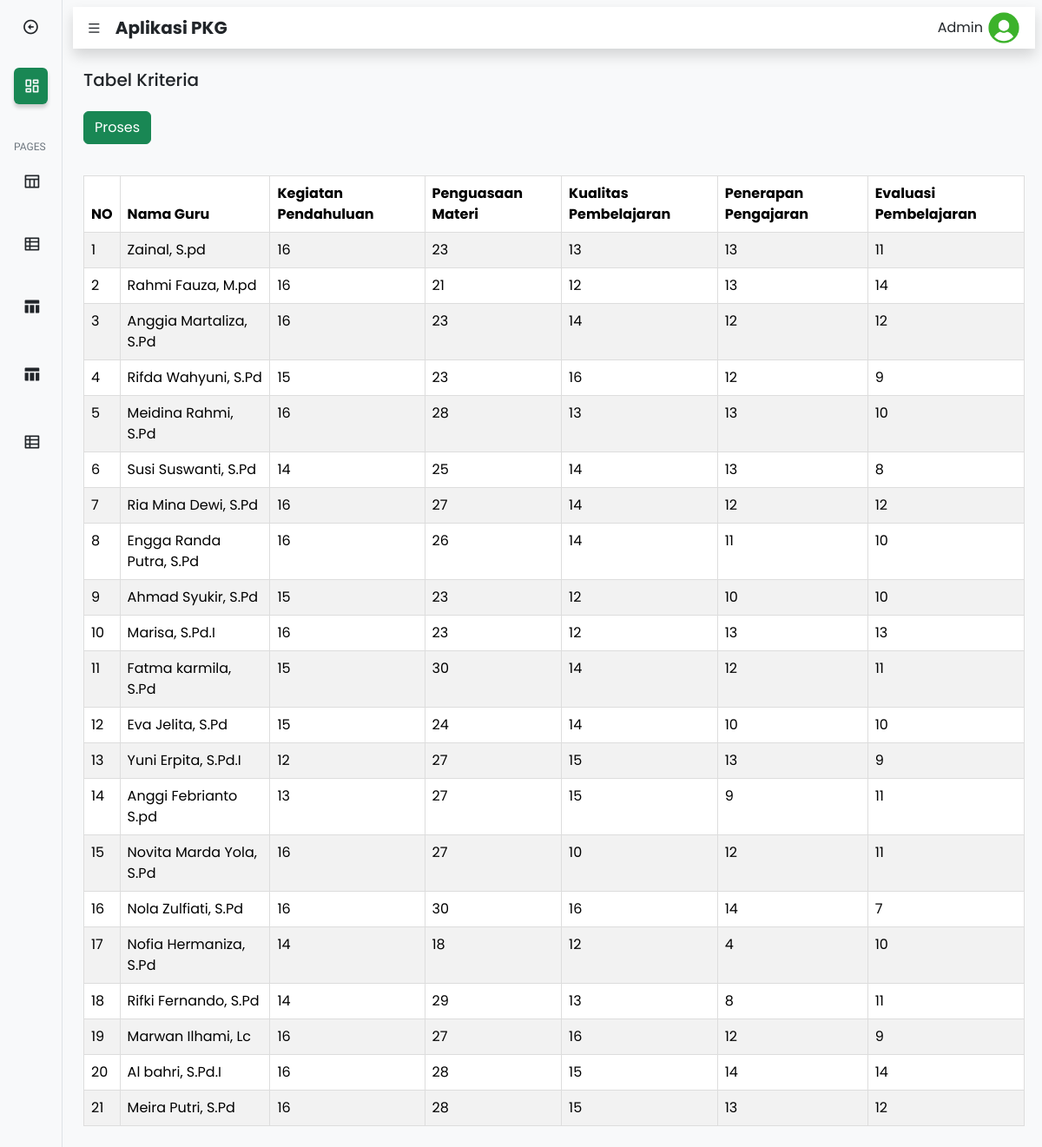
The page /maut_proses/hasil_penilaian.php on the database its author committed.
### tables this page shows
CREATE TABLE `tbl_penilaian` (
  `id_penilaian` int(11) NOT NULL,
  `id_guru` int(11) DEFAULT NULL,
  `c1` int(11) DEFAULT NULL,
  `c2` int(11) DEFAULT NULL,
  `c3` int(11) DEFAULT NULL,
  `c4` int(11) DEFAULT NULL,
  `c5` int(11) DEFAULT NULL
);

CREATE TABLE `tbl_guru` (
  `id_guru` int(11) NOT NULL,
  `nip` varchar(20) DEFAULT NULL,
  `nama` varchar(40) DEFAULT NULL,
  `mp` varchar(35) DEFAULT NULL
);

### maut_proses/hasil_penilaian.php (the view, shortened to what this page needs)
<!DOCTYPE html>
<html lang="en">
<head>
    <link href="https://cdn.jsdelivr.net/npm/remixicon@4.1.0/fonts/remixicon.css" rel="stylesheet">
    <link rel="stylesheet" href="../asset/css/bootstrap.min.css">
    <link rel="stylesheet" href="../asset/css/style.css">
</head>
<body>
    <div class="sidebar collapsed position-fixed top-0 start-0 bottom-0 bg-light border-end">
        <div class="d-flex align-item-center p-3">
            <i class="sidebar-toggle ri-arrow-left-circle-line ms-auto fs-5"></i>
        </div>
        <ul class="sidebar-menu p-3 m-0 mb-0">
            <li class="sidebar-menu-item active">
                <a href="../dashboard/dashboard.php"> <i class="ri-dashboard-line sidebar-menu-item-icon"></i> Dashboard</a>
            </li>
            <br>
            <li class="sidebar-menu-divider mt-3 mb-1 text-uppercase">Pages</li>
            <li class="sidebar-menu-item">
                <a href="../insert_data/list.php" >
                    <i class="ri-table-line sidebar-menu-item-icon"></i> Tabel Guru
                </a>
            </li>
            <br>
            <li class="sidebar-menu-item">
                <a href="../penilaian_guru/list_guru.php" >
                    <i class="ri-table-view sidebar-menu-item-icon"></i> Penilaian
                </a>
            </li>
            <br>
            <li class="sidebar-menu-item">
                <a href="hasil_penilaian.php" >
                    <i class="ri-table-fill sidebar-menu-item-icon"></i> Tabel Kriteria
                </a>
            </li>
            <br>
            <li class="sidebar-menu-item">
                <a href="../maut_proses/hasil_akhir.php" >
                    <i class="ri-table-fill sidebar-menu-item-icon"></i> Hasil Penilaian
                </a>
            </li>
            <br>
            <li class="sidebar-menu-item">
                <a href="../bobot/bobot.php" >
                    <i class="ri-table-view sidebar-menu-item-icon"></i> Edit Bobot
                </a>
            </li>
        </ul>
    </div>
    <main class="bg-light">
        <div class="p-2">
            <nav class="px-3 py-1 bg-white rounded-md shadow">
                <i class="ri-menu-line sidebar-toggle me-3"></i>
                <h5 class="fw-bold mb-0">Aplikasi PKG</h5>
                <div class="dropdown ms-auto">
                    <div class="d-flex align-item-center cursor-pointer dropdown-toggle" data-bs-toggle="dropdown" aria-expanded="false">
                        <span class="me-1 mt-2">Admin</span>
                        <img class="navbar-profile-image" src="../img/user-icon.png" alt="image">
                    </div>
                </div>
            </nav>
            <div class="container mt-4">
            <h5 class="mb-4">Tabel Kriteria</h5>
            <a href="proses_maut.php" class="btn btn-success mb-3">Proses</a>
                <div class="table-responsive">
                    <table class="table table-striped" style="width: 100%;">
                        <thead>
                            <tr>
                                <th scope="col">NO</th>
                                <th scope="col">Nama Guru</th>
                                <th scope="col">Kegiatan Pendahuluan</th>
                                <th scope="col">Penguasaan Materi</th>
                                <th scope="col">Kualitas Pembelajaran</th>
                                <th scope="col">Penerapan Pengajaran</th>
                                <th scope="col">Evaluasi Pembelajaran</th>
                            </tr>
                        </thead>
                        <?php
                        include "..//insert_data/koneksi.php";
                        $no = 1;
                        $query = mysqli_query($kon, 'SELECT tbl_penilaian.*, tbl_guru.nama
                                                    FROM tbl_penilaian
                                                    JOIN tbl_guru ON tbl_penilaian.id_guru = tbl_guru.id_guru;');
                        while ($data = mysqli_fetch_array($query)) {
                        ?>
                            <tr>
                                <td><?php echo $no++ ?></td>
                                <td><?php echo $data['nama'] ?></td>
                                <td><?php echo $data['c1'] ?></td>
                                <td><?php echo $data['c2'] ?></td>
                                <td><?php echo $data['c3'] ?></td>
                                <td><?php echo $data['c4'] ?></td>
                                <td><?php echo $data['c5'] ?></td>
                            </tr>
                        <?php } ?>
                    </table>
                </div>
            </div>
        </div>
    </main>
</body>
</html>

### asset/css/style.css (style rules this page uses)
:root { --bs-blue: #0d6efd; --bs-indigo: #6610f2; --bs-purple: #6f42c1; --bs-pink: #d63384; --bs-red: #dc3545; --bs-orange: #fd7e14; --bs-yellow: #ffc107; --bs-green: #198754; --bs-teal: #20c997; --bs-cyan: #0dcaf0; --bs-black: #000; --bs-white: #fff; --bs-gray: #6c757d; --bs-gray-dark: #343a40; --bs-gray-100: #f8f9fa; --bs-gray-200: #e9ecef; --bs-gray-300: #dee2e6; --bs-gray-400: #ced4da; --bs-gray-500: #adb5bd; --bs-gray-600: #6c757d; --bs-gray-700: #495057; --bs-gray-800: #343a40; --bs-gray-900: #212529; --bs-primary: #0d6efd; --bs-secondary: #6c757d; --bs-success: #198754; --bs-info: #0dcaf0; --bs-warning: #ffc107; --bs-danger: #dc3545; --bs-light: #f8f9fa; --bs-dark: #212529; --bs-primary-rgb: 13, 110, 253; --bs-secondary-rgb: 108, 117, 125; --bs-success-rgb: 25, 135, 84; --bs-info-rgb: 13, 202, 240; --bs-warning-rgb: 255, 193, 7; --bs-danger-rgb: 220, 53, 69; --bs-light-rgb: 248, 249, 250; --bs-dark-rgb: 33, 37, 41; --bs-white-rgb: 255, 255, 255; --bs-black-rgb: 0, 0, 0; --bs-body-color-rgb: 33, 37, 41; --bs-body-bg-rgb: 255, 255, 255; --bs-font-sans-serif: system-ui, -apple-system, "Segoe UI", Roboto, "Helvetica Neue", "Noto Sans", "Liberation Sans", Arial, sans-serif, "Apple Color Emoji", "Segoe UI Emoji", "Segoe UI Symbol", "Noto Color Emoji"; --bs-font-monospace: SFMono-Regular, Menlo, Monaco, Consolas, "Liberation Mono", "Courier New", monospace; --bs-gradient: linear-gradient(180deg, rgba(255, 255, 255, 0.15), rgba(255, 255, 255, 0)); --bs-body-font-family: var(--bs-font-sans-serif); --bs-body-font-size: 1rem; --bs-body-font-weight: 400; --bs-body-line-height: 1.5; --bs-body-color: #212529; --bs-body-bg: #fff; --bs-border-width: 1px; --bs-border-style: solid; --bs-border-color: #dee2e6; --bs-border-color-translucent: rgba(0, 0, 0, 0.175); --bs-border-radius: 0.375rem; --bs-border-radius-sm: 0.25rem; --bs-border-radius-lg: 0.5rem; --bs-border-radius-xl: 1rem; --bs-border-radius-2xl: 2rem; --bs-border-radius-pill: 50rem; --bs-heading-color: ; --bs-link-color: #0d6efd; --bs-link-hover-color: #0a58ca; --bs-code-color: #d63384; --bs-highlight-bg: #fff3cd; }
body { font-family: 'Work Sans', sans-serif; }
.dropdown-toggle::after { display: none; }
.sidebar { width: 16rem; overflow-y: auto; transition: .2s, left .2s; left: 0; }
.sidebar.collapsed { width: 4.5rem; }
.sidebar.collapsed .sidebar-toggle { margin: 0 auto; }
.sidebar-toggle { cursor: pointer; transition: 2s; }
.sidebar-menu { list-style: none; }
.sidebar-menu-item a { text-decoration: none; display: flex; align-items: center; color: var(--bs-dark); padding: .375rem .75rem; border-radius: .375rem; font-size: .875rem; }
.sidebar-menu-item > a { overflow: hidden; }
.sidebar-menu-item.active a { background-color: var(--bs-success); color: var(--bs-light); box-shadow: 0 .25rem .25rem rgba(0, 0, 0, 0.175); }
.sidebar-menu-item-icon { margin-right: .5rem; font-size: 1.25rem; margin-left: -.1rem; }
.sidebar-menu-divider { font-size: .75rem; color: var(--bs-gray-600); }
main { padding-left: 16rem; min-height: 100vh; font-family: 'poppins', sans-serif; }
nav { display: flex; align-items: center; }
.navbar-profile-image { width: 2.5rem; height: 2.5rem; object-fit: cover; border-radius: 50%; justify-content: center; }
.cursor-pointer { cursor: pointer; }
main { transition: padding-left .2s; padding-left: 16rem; }
.sidebar.collapsed ~ main { padding-left: 4.75rem; }
.table { border-collapse: collapse; width: 100%; margin-top: 20px; }
.table, th, td { border: 1px solid #ddd; }
.th, td { padding: 8px; text-align: left; }

### rows shown on the page
tbl_penilaian: id_guru.nama "Zainal, S.pd", c1 "16", c2 "23", c3 "13", c4 "13", c5 "11"
tbl_penilaian: id_guru.nama "Rahmi Fauza, M.pd", c1 "16", c2 "21", c3 "12", c4 "13", c5 "14"
tbl_penilaian: id_guru.nama "Anggia Martaliza, S.Pd", c1 "16", c2 "23", c3 "14", c4 "12", c5 "12"
tbl_penilaian: id_guru.nama "Rifda Wahyuni, S.Pd", c1 "15", c2 "23", c3 "16", c4 "12", c5 "9"
tbl_penilaian: id_guru.nama "Meidina Rahmi, S.Pd", c1 "16", c2 "28", c3 "13", c4 "13", c5 "10"
tbl_penilaian: id_guru.nama "Susi Suswanti, S.Pd", c1 "14", c2 "25", c3 "14", c4 "13", c5 "8"
tbl_penilaian: id_guru.nama "Ria Mina Dewi, S.Pd", c1 "16", c2 "27", c3 "14", c4 "12", c5 "12"
tbl_penilaian: id_guru.nama "Engga Randa Putra, S.Pd", c1 "16", c2 "26", c3 "14", c4 "11", c5 "10"
tbl_penilaian: id_guru.nama "Ahmad Syukir, S.Pd", c1 "15", c2 "23", c3 "12", c4 "10", c5 "10"
tbl_penilaian: id_guru.nama "Marisa, S.Pd.I", c1 "16", c2 "23", c3 "12", c4 "13", c5 "13"
tbl_penilaian: id_guru.nama "Fatma karmila, S.Pd", c1 "15", c2 "30", c3 "14", c4 "12", c5 "11"
tbl_penilaian: id_guru.nama "Eva Jelita, S.Pd", c1 "15", c2 "24", c3 "14", c4 "10", c5 "10"
tbl_penilaian: id_guru.nama "Yuni Erpita, S.Pd.I", c1 "12", c2 "27", c3 "15", c4 "13", c5 "9"
tbl_penilaian: id_guru.nama "Anggi Febrianto S.pd", c1 "13", c2 "27", c3 "15", c4 "9", c5 "11"
tbl_penilaian: id_guru.nama "Novita Marda Yola, S.Pd", c1 "16", c2 "27", c3 "10", c4 "12", c5 "11"
tbl_penilaian: id_guru.nama "Nola Zulfiati, S.Pd", c1 "16", c2 "30", c3 "16", c4 "14", c5 "7"
tbl_penilaian: id_guru.nama "Nofia Hermaniza, S.Pd", c1 "14", c2 "18", c3 "12", c4 "4", c5 "10"
tbl_penilaian: id_guru.nama "Rifki Fernando, S.Pd", c1 "14", c2 "29", c3 "13", c4 "8", c5 "11"
tbl_penilaian: id_guru.nama "Marwan Ilhami, Lc", c1 "16", c2 "27", c3 "16", c4 "12", c5 "9"
tbl_penilaian: id_guru.nama "Al bahri, S.Pd.I", c1 "16", c2 "28", c3 "15", c4 "14", c5 "14"
tbl_penilaian: id_guru.nama "Meira Putri, S.Pd", c1 "16", c2 "28", c3 "15", c4 "13", c5 "12"
